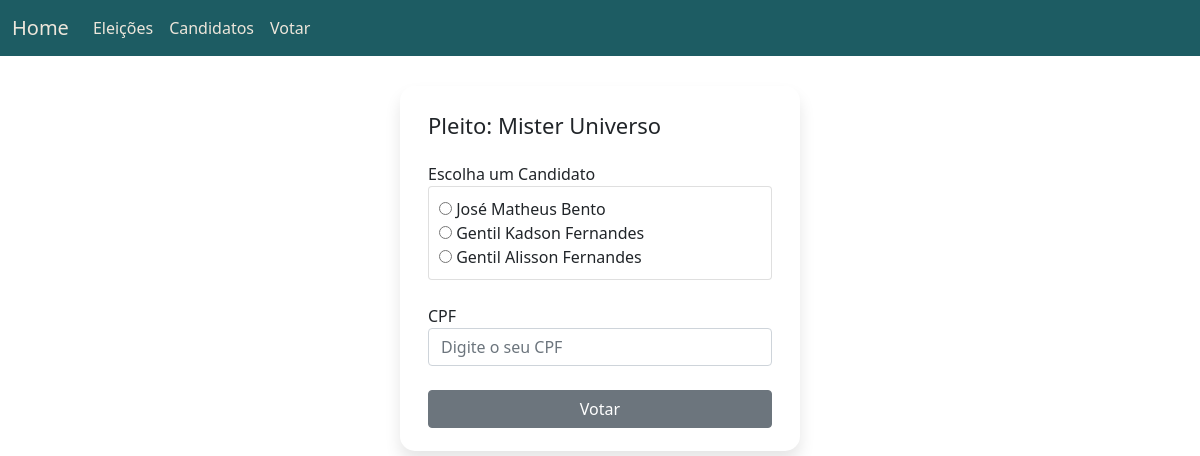
Screenshot of /votacao/6 with the database file from the repository.
### eleicao/models.py (models this page shows, shortened)
class Eleicao(models.Model):
    nome = models.CharField(verbose_name="Nome da Eleição", max_length=80, unique=True)
    data_inicial = models.DateField(verbose_name="Data Inicial")
    data_final = models.DateField(verbose_name="Data Final")
    candidatos = models.ManyToManyField(Candidato, blank=True)
    _total_candidatos = None
    def get_status(self):
        hoje = date.today()
        if self.data_inicial > hoje:
            return "em aberto"
        elif self.data_final > hoje:
            return "andamento"
        else:
            return "finalizada"

class Candidato(models.Model):
    cpf = CPFField('cpf', default='000.000.000-00', unique=True)
    nome = models.CharField(verbose_name='Nome Completo', max_length=255, null=False)
    data_nascimento = models.DateField(verbose_name="Data de Nascimento")
    endereco = models.CharField(verbose_name="Endereço", max_length=255, null=False)

### eleicao/views.py (the view)
# urls.py: path('votacao/<int:id>', voto_view, name="votar"),
def voto_view(request, id):
    eleicao = Eleicao.objects.get(pk=id)
    candidatos = eleicao.candidatos.all()
    print(eleicao.get_status())
    if eleicao.get_status() is "andamento":
        if request.method == "POST":
            cpfs = request.POST["cpf"]
            cpfs = cpfs.replace('-', '')
            cpfs = cpfs.replace('.', '')
            confirm_vote = Voto.objects.filter(eleitor=cpfs, pleito=eleicao)
            if not len(confirm_vote):
                candidato = Candidato.objects.get(cpf=request.POST["candidato"])
                vote = Voto(pleito=eleicao, candidato=candidato, eleitor=cpfs)
                vote.save()
                return render(request, "menu.html")
            else:
                messages.warning(request, "Você já votou nesse pleito")
                return HttpResponseRedirect(request.path_info)
        else:
            return render(request, "voto.html", {'candidatos': candidatos, 'titulo': eleicao.nome})
    else:
        raise PermissionDenied

### eleicao/templates/voto.html (shortened to what this page needs)
{% extends "base_eleicao.html" %}
{% load static %}
{% block links %}
    <link rel="stylesheet" type="text/css" href="{% static 'css/menu.css' %}">
{% endblock %}
{% block content %}
    <div class="formularios auth-content col-12 col-sm-8 col-md-6 col-lg-4 p-2">
        <form method="POST">
            <p style="margin-bottom: 20px; font-size: 22px;">Pleito: {{ titulo }}</p>
            <div class="fieldWrapper">
                <label>Escolha um Candidato</label>
                <div class="card" style="padding: 10px">
                    {% for candidato in candidatos %}
                        <div class="form-group">
                            <input type="radio" id="{{ candidato.nome }}"
                                   name="candidato" value="{{ candidato.cpf }}">
                            <label for="contactChoice1">{{ candidato.nome }}</label>
                        </div>
                    {% endfor %}
                </div>
            </div>
            <br>
            <div class="fieldWrapper">
                <label>CPF</label>
                <div class="form-group">
                    <input type="text" name="cpf" maxlength="14" placeholder="Digite o seu CPF"
                           class="form-control" required="" id="id_cpf">
                </div>
            </div>
            <br>
            <div class="d-grid gap-2">
                <button class="btn btn-secondary" type="submit">Votar</button>
            </div>
        </form>
    </div>
{% endblock %}

### eleicao/static/css/menu.css (style rules this page uses)
form { margin: 15px 20px; }
.formularios { margin: 30px auto; border-radius: 15px; box-shadow: 0px 10px 16px rgba(0, 0, 0, 0.1); }

### rows the page displays
Eleicao: nome "Mister Universo"
Candidato: nome "José Matheus Bento"
Candidato: nome "Gentil Kadson Fernandes"
Candidato: nome "Gentil Alisson Fernandes"
